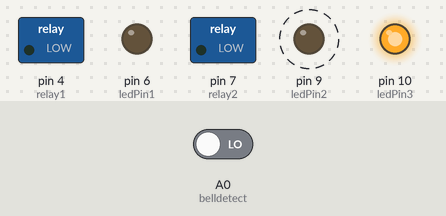
Recording of a sketch running on a simulated Arduino Uno, built with avr-gcc and run on an emulated ATmega328P. Shown: switched loads named in the sketch (green lamp = pin HIGH), output pins drawn as LEDs (lit = HIGH). Dashed ring = blinking. Inputs (shaded band) come from the test bench; at power-on: A0 (belldetect) LOW.

Above: at 1.2 s.
1.3 s: A0 (belldetect) driven HIGH
At 4.1 s:
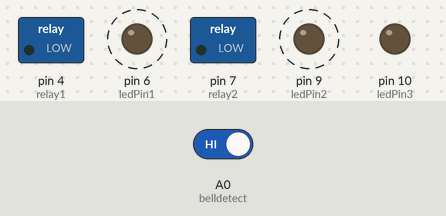
4.3 s: A0 (belldetect) driven LOW
At 7.2 s:
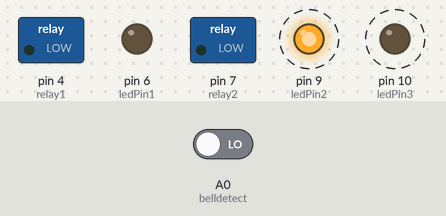
Timing chart, 0 to 13.3 s (numbered marks = the images above; inputs shaded):
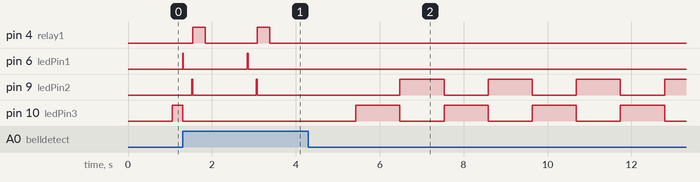

The sketch:

ardubell.ino
```cpp
// https://www.teachmemicro.com/arduino-state-machine-tutorial/
// https://github.com/kurimawxx00/FiniteStateMachine/
// https://playground.arduino.cc/Code/FiniteStateMachine/

#include <stdio.h>
#include <stdbool.h>

#include "FiniteStateMachine.h"


#define ledPin1 6
#define ledPin2 9
#define ledPin3 10
#define relay1 4
#define relay2 7
#define button1 A2
#define button2 A3
#define belldetect A0

const unsigned long timeout_inter_character = 500;
const unsigned long debounce_millis = 20;

State WAIT_BELL = State(wait_bell);
State DETECT_PATTERN = State(detect_pattern);
State UNLOCK = State(unlock);
State RING = State(ring);

FSM fsm = FSM(WAIT_BELL);

const int code[4][2] = {{10,200},
                  {400,5000},
                  {400,5000},
                  {10,300},};


void setup() {
    pinMode(ledPin1,    OUTPUT);
    pinMode(ledPin2,    OUTPUT);
    pinMode(ledPin3,    OUTPUT);
    pinMode(relay1,     OUTPUT);
    pinMode(relay2,     OUTPUT);
    pinMode(button1,    INPUT);
    pinMode(button2,    INPUT);
    pinMode(belldetect, INPUT);
}

// assumes, that bell is released, enters after bouncing
void wait_bell() {
    digitalWrite(ledPin1, LOW);
    unsigned long i = 0;
    int led = 1;
    unsigned long t_inter = 0;

    while (true) {
        ++i;
        if (i%1000 == 0) {
            led = !led;
            digitalWrite(ledPin3, !led);
            digitalWrite(ledPin2, led);
        }

        t_inter = millis();
        delay(1);
        while (digitalRead(belldetect) == HIGH && millis() - t_inter < debounce_millis) {
            digitalWrite(ledPin1, HIGH);
            digitalWrite(ledPin2, LOW);
            digitalWrite(ledPin3, LOW);
            delay(1);
        }
        if (digitalRead(belldetect) == HIGH) {
            digitalWrite(ledPin1, HIGH);
            fsm.transitionTo(DETECT_PATTERN);
            break;
        }
    }
}

// transition state with branching: unlock, ring or go back to idle?
// assumes, that bell is pressed, enters after bouncing
void detect_pattern() {
    unsigned long t_inter = 0;
    unsigned long t0 = 0;
    unsigned long t_i = 0;
    unsigned long remaining_code_length = 0;
    digitalWrite(ledPin1, LOW);
    digitalWrite(ledPin2, LOW);
    digitalWrite(ledPin3, LOW);

    bool pattern_correct = true;
    //iterate over the characters breaks out in case of wrong patten into ring
    for (int i = 0; i < 3; ++i) {
        if (!pattern_correct) {
            fsm.transitionTo(RING);
            break;
        }

        if (digitalRead(belldetect) == HIGH) {
            delay(code[i][0]);
            if (digitalRead(belldetect) == LOW) {
                pattern_correct = false;
                fsm.transitionTo(RING);
                break;
            }
            if (!pattern_correct) {
              fsm.transitionTo(RING);
              break;
            }
            // HIGH waiting to become debounced LOW
            t_inter = millis();
            t0 = millis();
            t_i = 0;

            remaining_code_length = code[i][1] - code[i][0];
            while (digitalRead(belldetect) == HIGH || millis() - t_inter < debounce_millis) {
                delay(1);
                t_i = millis();
                if (digitalRead(belldetect) == HIGH) t_inter = t_i;
                else if (t_i - t_inter > debounce_millis) {
                    break;
                }
                if (t_i - t0 > remaining_code_length) {
                    pattern_correct = false;
                    fsm.transitionTo(RING);
                    break;
                }
            }

            digitalWrite(ledPin2, HIGH);
            t_inter = millis();
            t0 = millis();
            // LOW waiting to become debounced HIGH
            while (digitalRead(belldetect) == LOW || millis() - t_inter < debounce_millis) {
                delay(1);
                t_i = millis();
                if (digitalRead(belldetect) == LOW) t_inter = t_i;
                else if (t_i - t_inter > debounce_millis) {
                    break;
                }
                if (t_i - t0 > timeout_inter_character) {
                    pattern_correct = false;
                    fsm.transitionTo(RING);
                    break;
                }
            }
            digitalWrite(ledPin2, LOW);
        }
    }
    if (pattern_correct) fsm.transitionTo(UNLOCK);
    else fsm.transitionTo(RING);
}


void ring() {
  //strobo();
    digitalWrite(relay1, HIGH);
    delay(300);
    digitalWrite(relay1, LOW);
    delay(1000);
    fsm.transitionTo(WAIT_BELL);
}

void unlock() {
    digitalWrite(relay2, HIGH);
    delay(1200);
    digitalWrite(relay2, LOW);

    for (int i=0; i<8; ++i){
        digitalWrite(ledPin1, HIGH);
        delay(300);
        digitalWrite(ledPin1, LOW);
    }

    fsm.transitionTo(WAIT_BELL);
}

void loop()
{
    // Call fsm run
    fsm.update();

}
```

FiniteStateMachine.cpp
```cpp
// (licence header left out)
#include "FiniteStateMachine.h"

//FINITE STATE
State::State( void (*updateFunction)() ){
	userEnter = 0;
	userUpdate = updateFunction;
	userExit = 0;
}

State::State( void (*enterFunction)(), void (*updateFunction)(), void (*exitFunction)() ){
	userEnter = enterFunction;
	userUpdate = updateFunction;
	userExit = exitFunction;
}

//what to do when entering this state
void State::enter(){
	if (userEnter){
		userEnter();
	}
}

//what to do when this state updates
void State::update(){
	if (userUpdate){
		userUpdate();
	}
}

//what to do when exiting this state
void State::exit(){
	if (userExit){
		userExit();
	}
}
//END FINITE STATE


//FINITE STATE MACHINE
FiniteStateMachine::FiniteStateMachine(State& current){
	needToTriggerEnter = true;
	currentState = nextState = &current;
	stateChangeTime = 0;
}

FiniteStateMachine& FiniteStateMachine::update() {
	//simulate a transition to the first state
	//this only happens the first time update is called
	if (needToTriggerEnter) {
		currentState->enter();
		needToTriggerEnter = false;
	} else {
		if (currentState != nextState){
			immediateTransitionTo(*nextState);
		}
		currentState->update();
	}
	return *this;
}

FiniteStateMachine& FiniteStateMachine::transitionTo(State& state){
	nextState = &state;
	stateChangeTime = millis();
	return *this;
}

FiniteStateMachine& FiniteStateMachine::immediateTransitionTo(State& state){
	currentState->exit();
	currentState = nextState = &state;
	currentState->enter();
	stateChangeTime = millis();
	return *this;
}

//return the current state
State& FiniteStateMachine::getCurrentState() {
	return *currentState;
}

//check if state is equal to the currentState
boolean FiniteStateMachine::isInState( State &state ) const {
	if (&state == currentState) {
		return true;
	} else {
		return false;
	}
}

unsigned long FiniteStateMachine::timeInCurrentState() {
	millis() - stateChangeTime;
}
//END FINITE STATE MACHINE
```

FiniteStateMachine.h
```cpp
//
// Created by pb on 27.12.21.
//

#ifndef UNTITLED_FINITESTATEMACHINE_H
#define UNTITLED_FINITESTATEMACHINE_H

#endif //UNTITLED_FINITESTATEMACHINE_H

/*
||
|| @file FiniteStateMachine.h
|| @version 1.7
|| @author Alexander Brevig
|| @contact alexanderbrevig@gmail.com
||
|| @description
|| | Provide an easy way of making finite state machines
|| #
||
|| @license
|| | This library is free software; you can redistribute it and/or
|| | modify it under the terms of the GNU Lesser General Public
|| | License as published by the Free Software Foundation; version
|| | 2.1 of the License.
|| |
|| | This library is distributed in the hope that it will be useful,
|| | but WITHOUT ANY WARRANTY; without even the implied warranty of
|| | MERCHANTABILITY or FITNESS FOR A PARTICULAR PURPOSE.  See the GNU
|| | Lesser General Public License for more details.
|| |
|| | You should have received a copy of the GNU Lesser General Public
|| | License along with this library; if not, write to the Free Software
|| | Foundation, Inc., 51 Franklin St, Fifth Floor, Boston, MA  02110-1301  USA
|| #
||
*/

#ifndef FINITESTATEMACHINE_H
#define FINITESTATEMACHINE_H

#include <Arduino.h>

#define NO_ENTER (0)
#define NO_UPDATE (0)
#define NO_EXIT (0)

#define FSM FiniteStateMachine

//define the functionality of the states
class State {
        public:
        State( void (*updateFunction)() );
        State( void (*enterFunction)(), void (*updateFunction)(), void (*exitFunction)() );
        //State( byte newId, void (*enterFunction)(), void (*updateFunction)(), void (*exitFunction)() );

        //void getId();
        void enter();
        void update();
        void exit();
        private:
        //byte id;
        void (*userEnter)();
        void (*userUpdate)();
        void (*userExit)();
};

//define the finite state machine functionality
class FiniteStateMachine {
        public:
        FiniteStateMachine(State& current);

        FiniteStateMachine& update();
        FiniteStateMachine& transitionTo( State& state );
        FiniteStateMachine& immediateTransitionTo( State& state );

        State& getCurrentState();
        boolean isInState( State &state ) const;

        unsigned long timeInCurrentState();

        private:
        bool 	needToTriggerEnter;
        State* 	currentState;
        State* 	nextState;
        unsigned long stateChangeTime;
};

#endif

/*
|| @changelog
|| | 1.7 2010-03-08- Alexander Brevig : Fixed a bug, constructor ran update, thanks to René Pressé
|| | 1.6 2010-03-08- Alexander Brevig : Added timeInCurrentState() , requested by sendhb
|| | 1.5 2009-11-29- Alexander Brevig : Fixed a bug, introduced by the below fix, thanks to Jon Hylands again...
|| | 1.4 2009-11-29- Alexander Brevig : Fixed a bug, enter gets triggered on the first state. Big thanks to Jon Hylands who pointed this out.
|| | 1.3 2009-11-01 - Alexander Brevig : Added getCurrentState : &State
|| | 1.3 2009-11-01 - Alexander Brevig : Added isInState : boolean, requested by Henry Herman
|| | 1.2 2009-05-18 - Alexander Brevig : enter and exit bug fix
|| | 1.1 2009-05-18 - Alexander Brevig : Added support for cascaded calls
|| | 1.0 2009-04-13 - Alexander Brevig : Initial Release
|| #
*/
```

Measured:
- after the input at 1.3 s, pin 4 (relay1): alternates HIGH for 0.30 s and LOW for 1.2 s, starting after 0.24 s; pin 6 (ledPin1): alternates HIGH for 0.02 s and LOW for 1.5 s, starting at once
- after the input at 4.3 s, pin 4 (relay1), pin 6 (ledPin1): stops changing and stays LOW; pin 9 (ledPin2): alternates HIGH for 1.1 s and LOW for 1.1 s, starting after 2.2 s; pin 10 (ledPin3): alternates HIGH for 1.1 s and LOW for 1.1 s, starting after 1.1 s
- by itself, pin 9 (ledPin2): alternates HIGH for 0.02 s and LOW for 1.5 s
